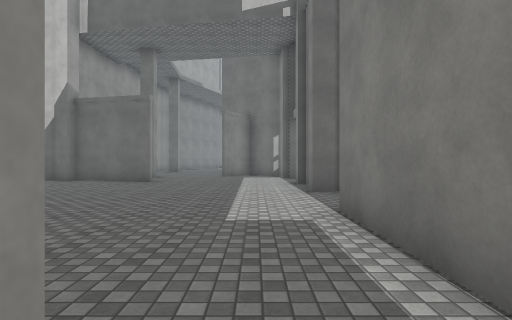
view 1 (above)

19 first-person views from a walk through a scene from a Unity 3-D project. The camera is 1.4 m above the floor, looks level and sees 80° across. The floor is counted in squares, 2 m on a side. Each view is taken from the middle of a square. On the plan, view 1 faces up. The plan holds only what a view shows up to about 10 squares ahead; the rest is blank. The place goes on beyond the plan. The player is left out. Surface patterns are stand-ins for the level's own textures.

view 2
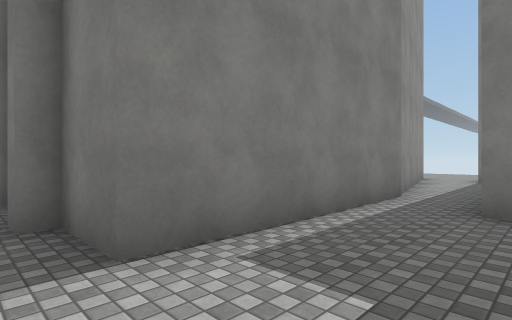

view 3
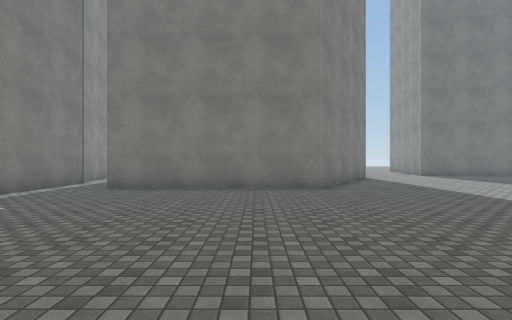

view 4
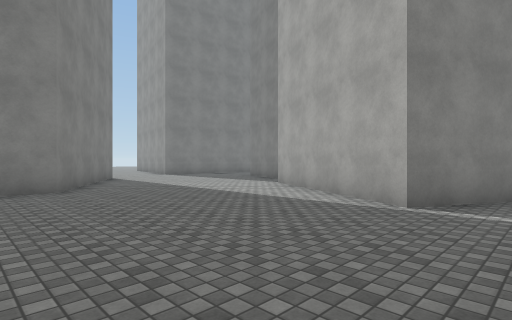

view 5
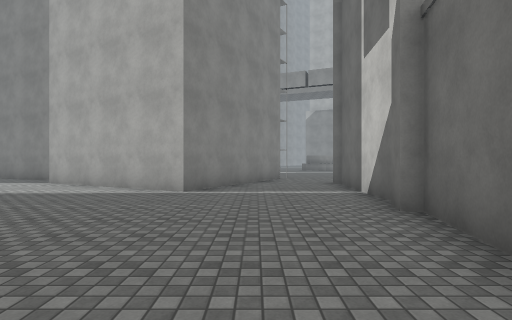

view 6
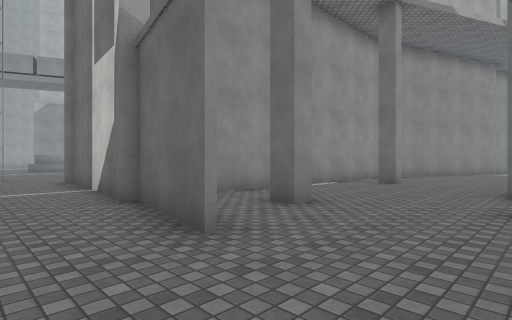

view 7
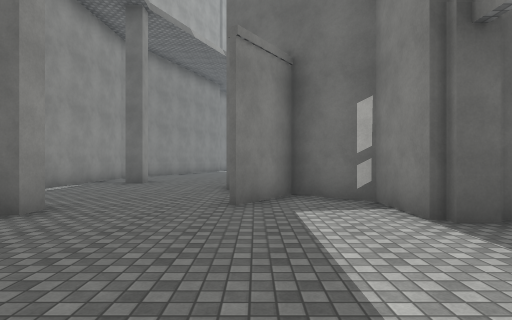

view 8
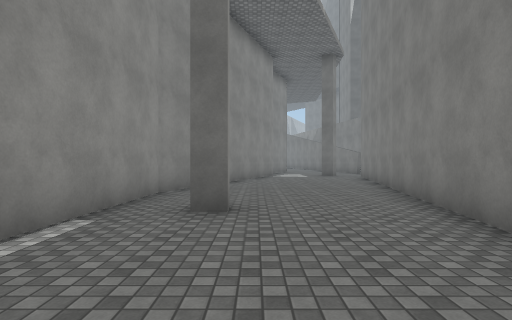

view 9
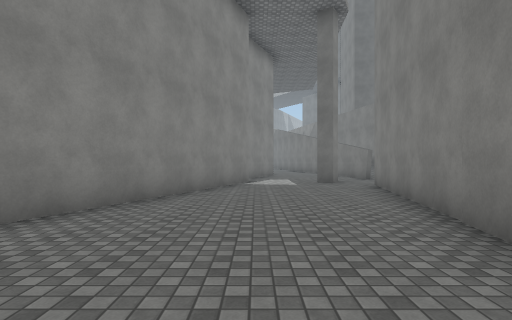

view 10
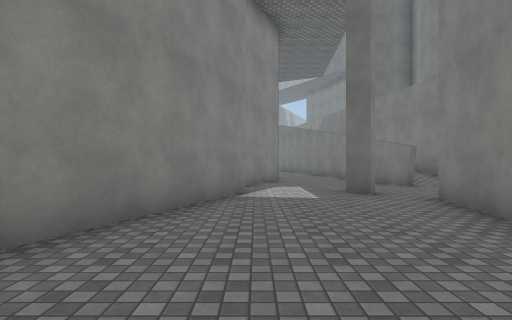

view 11
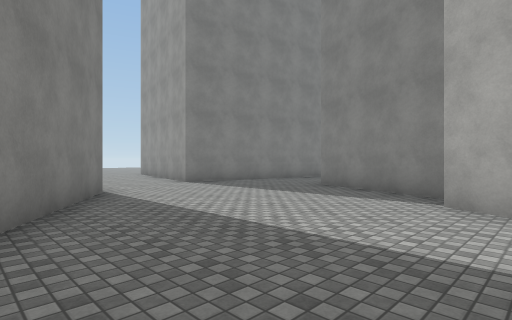

view 12
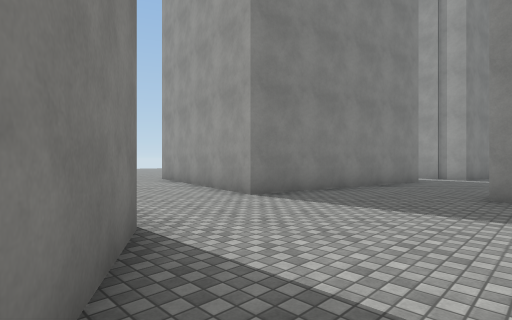

view 13
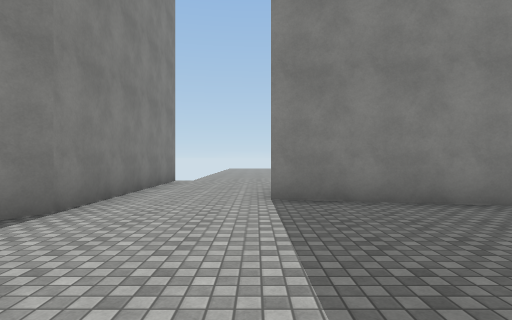

view 14
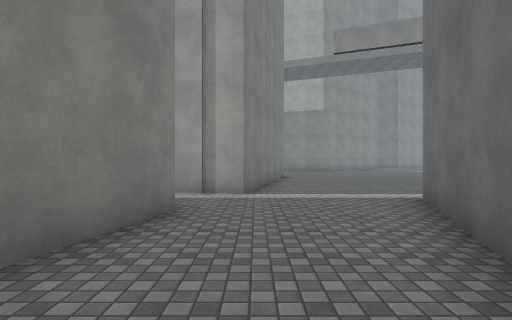

view 15
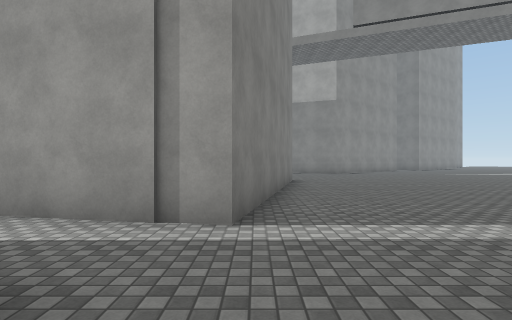

view 16
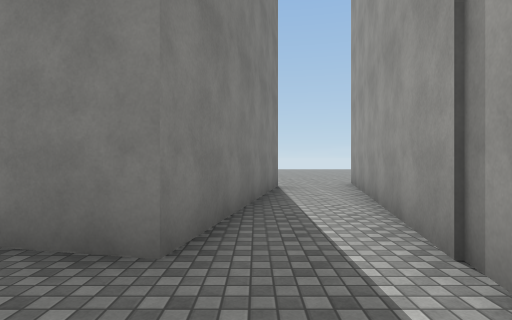

view 17
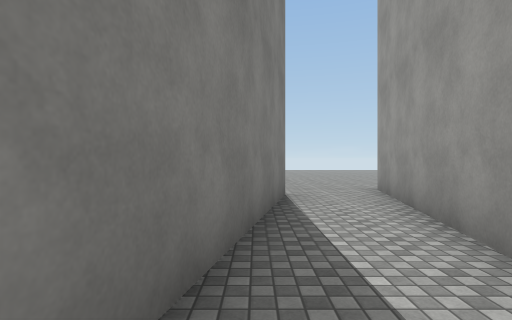

view 18
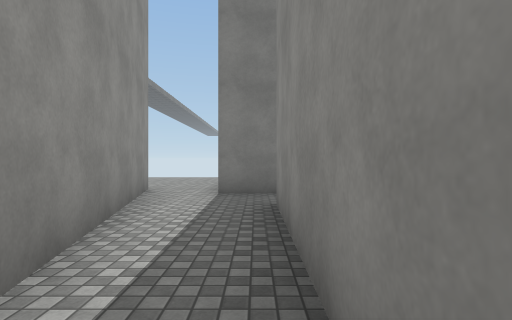

view 19
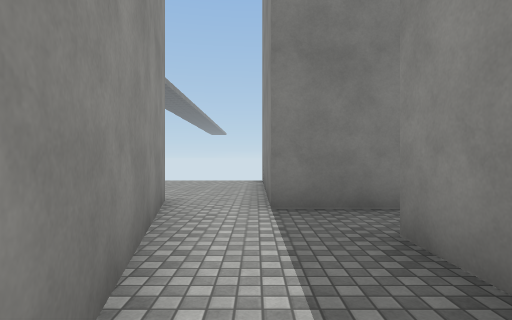

### Floor plan
Points are (right, up) in squares from view 1. A wall is a line through its corners. A room is listed if a view was taken in it or the views show most of it. See-through windows are left out.
Room 1 (views 1, 18, 19)
walls: (2.6, -7.3) (1.2, -1.2); (-1.1, -6.4) (0.8, -6.4) (0.8, -10.1); (1.1, -1.1) (1.1, 0.6); (-0.3, 0.5) (-0.3, -4.9)
ways out: opening at (0, 1) to room 2
Room 2 (views 2, 3, 4, 5, 6, 7, 8, 9, 10, 11, 12, 13, 14, 15, 16, 17)
walls: (-6.2, 10) (-6.7, 10.1); (-7.2, 10.3) (-10.9, 10.4); (-3.3, 9.7) (-6.1, 10.3); (-4, 12.3) (-4, 11.8) (-4.5, 11.8); (-10.8, 7.5) (-8.7, 6.4) (-11.3, 1.7); (-6.3, 13.9) (-6.3, 12.1); (1.8, 6.6) (1.1, 6.6) (1.1, 7.1); (1.8, 11.4) (1.1, 11.4) (1.1, 13.1) (-0.3, 14.1) (-1.3, 12.6); (-12.2, 1.6) (-13.5, -1.9); (-1.5, 15.9) (0.3, 25.6); (2.6, 4.6) (3.1, 4.6); (1.1, 0.6) (1.1, 4.2) (2.6, 4.2); (-14.9, -1.3) (-18.5, 0); (-19.2, -3.3) (-19.8, -6.4); (-8.3, -10) (-8.3, -4) (-5.6, 0.5) (-0.3, 0.5); (-17.9, -6.7) (-17.3, -4.1) (-11.3, -5.4) (-12.2, -10); (-3.2, 26.8) (-6.1, 19.6) (-6.2, 15.5); (1, 27.8) (0.7, 29.6); (-2.6, 30) (-3.3, 28.4)
ways out: opening at (0, 1) to room 1; opening at (-19, -7) to room 3; opening at (-19, -1.5); opening at (-11, 9); opening at (1, 26.5)
Room 3 (no view inside)
walls: (-18.6, -10.3) (-17.9, -6.7); (-19.8, -6.4) (-20.7, -10.5)
ways out: opening at (-19, -7) to room 2

Positions as (right, up) in squares from view 1, and headings:
1: (0, 0), facing up
2: (-1, 5), facing down-right
3: (-4, 8), facing down
4: (-4, 8), facing down-left
5: (-2, 8), facing left
6: (-1, 8), facing up-left
7: (-1, 8), facing up
8: (-4, 13), facing up
9: (-3, 17), facing up
10: (-3, 20), facing up
11: (-6, 3), facing down-left
12: (-7, -1), facing down-left
13: (-11, 0), facing down
14: (-13, -3), facing left
15: (-16, -3), facing left
16: (-18, -2), facing down
17: (-18, -4), facing down
18: (0, 0), facing down
19: (1, -2), facing down
